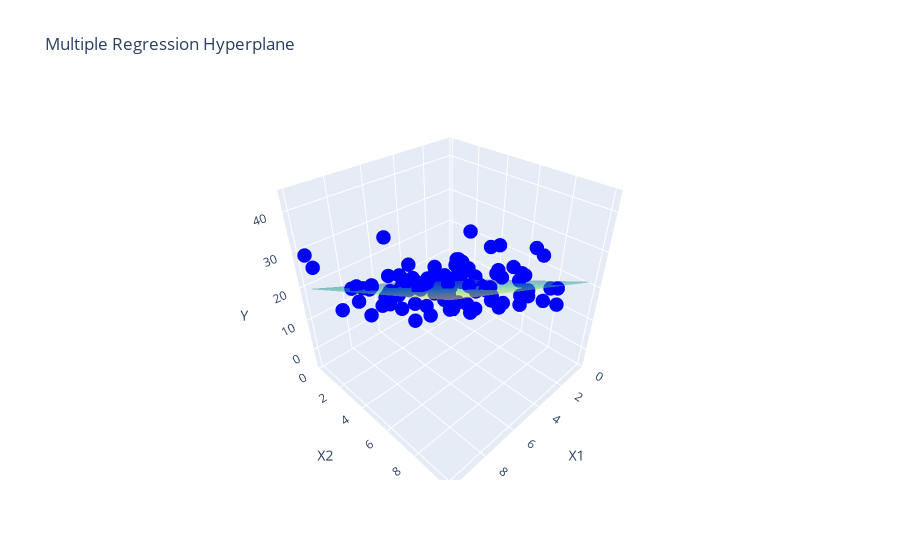

Notebook code for this chart:
### Code cell
# Create meshgrid for the hyperplane
X1_range = np.linspace(X1.min(), X1.max(), 20)
X2_range = np.linspace(X2.min(), X2.max(), 20)
X1_mesh, X2_mesh = np.meshgrid(X1_range, X2_range)

# These are our y values
y_mesh = model.intercept_ + model.coef_[0][0] * X1_mesh + model.coef_[0][1] * X2_mesh

# Create scatter plot of data
scatter = go.Scatter3d(
    x=X1.flatten(),
    y=X2.flatten(),
    z=y.flatten(),
    mode="markers",
    marker=dict(size=5, color="blue"),
    name="Data",
)

# Create surface plot of regression plane
surface = go.Surface(
    x=X1_mesh,
    y=X2_mesh,
    z=y_mesh,
    colorscale="viridis",
    opacity=0.5,
    name="Regression Plane",
    showscale=False
)

# Create figure
fig = go.Figure(data=[scatter, surface])
fig.update_layout(
    scene=dict(xaxis_title="X1", yaxis_title="X2", zaxis_title="Y"),
    title="Multiple Regression Hyperplane",
)
fig.show()
